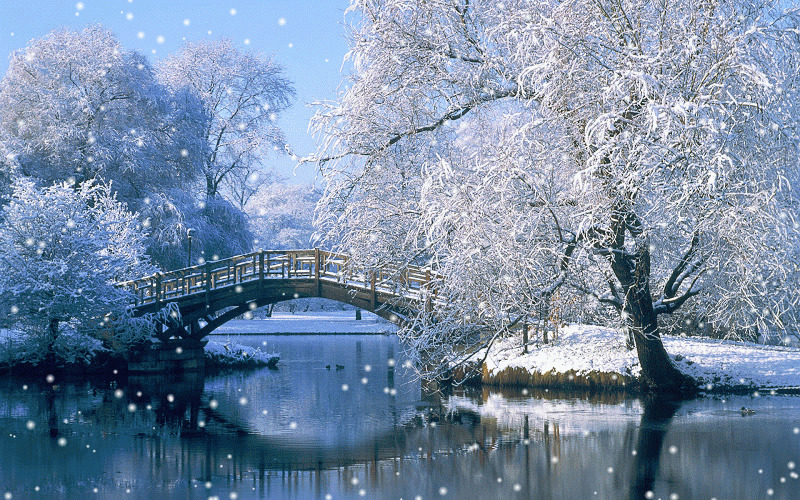
#> input picture Assignment-27/3.landscape-snowfall/images/01.jpg, 800 x 500 px
$ python snowfall.py
#> lines starting #> are read from the running program, lines starting #| are printed output that depends on the picture
import cv2
import glob
from PIL import Image


image_folder = "Assignment-27/3.landspace-snowfall/images/"
output_gif_path = "Assignment-27/3.landspace-snowfall/snow-fall.gif"
duration_per_frame = 200  # milliseconds


image_paths = glob.glob(f"{image_folder}*.jpg")

image_paths.sort()
img=cv2.imread(image_paths[0])
#> img is the input picture: shape (500, 800, 3); mean B, G, R 164.9, 139.7, 119.4


frames=[]
break_flag = False
while(1):
    for image in image_paths:
            img = cv2.imread(image)
            img=cv2.cvtColor(img,cv2.COLOR_BGR2GRAY)
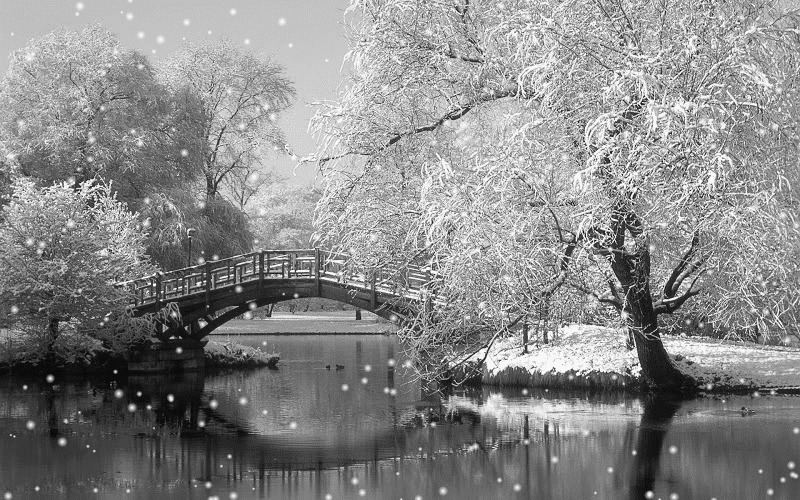
#> img: shape (500, 800); min 2, max 255, mean 136.5

            cv2.imshow("",img)
            # img=cv2.cvtColor(img,cv2.COLOR_BGR2RGB)
            frame=Image.fromarray(img)
            frames.append(frame)
            if cv2.waitKey(100) & 0xFF ==ord('q'):
#> (key q is pressed here)
                break_flag=True
                break
    if break_flag:
        break


frames[0].save(output_gif_path,
               save_all=True,
               append_images=frames[1:],
               duration=duration_per_frame,
               loop=0,
               optimize=True)
